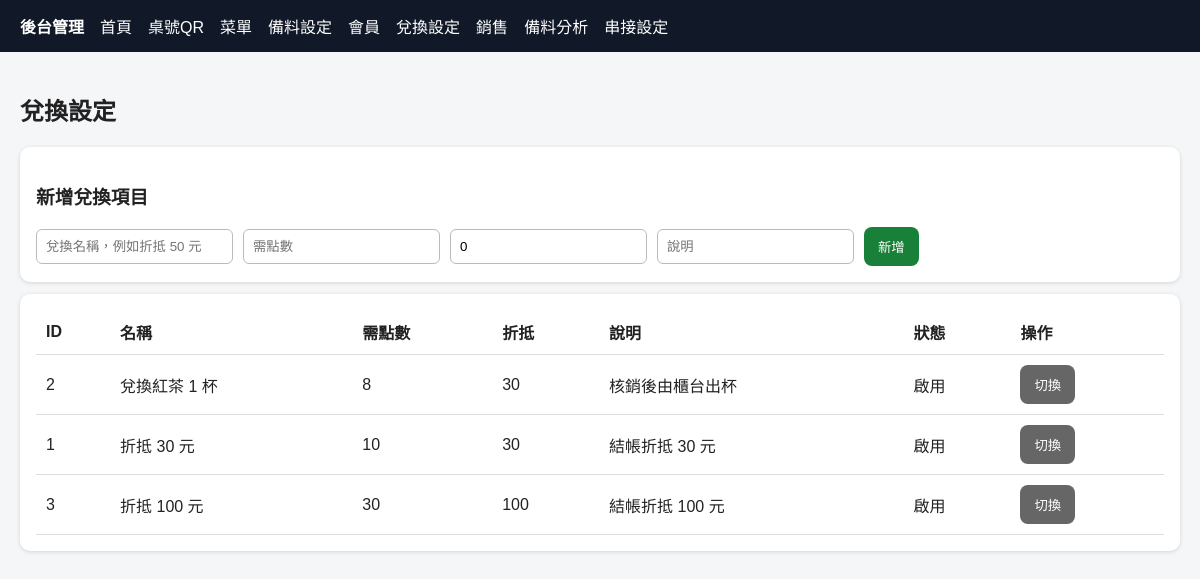
Page /rewards on the committed database.
### tables this page shows
CREATE TABLE reward_items (
            id INTEGER PRIMARY KEY AUTOINCREMENT,
            name TEXT NOT NULL,
            points_cost INTEGER NOT NULL,
            discount_amount INTEGER NOT NULL DEFAULT 0,
            enabled INTEGER NOT NULL DEFAULT 1,
            description TEXT DEFAULT ''
        );

### app.py (the view)
@app.get('/rewards', response_class=HTMLResponse)
def rewards_page(request:Request):
    rewards = rows('select * from reward_items order by enabled desc, points_cost, id')
    return templates.TemplateResponse(request, 'rewards.html', {'rewards':rewards})

### templates/rewards.html
{% extends 'base_admin.html' %}{% block body %}<h2>兌換設定</h2><form class="card" method="post" action="/rewards/add"><h3>新增兌換項目</h3><div class="form-row"><input name="name" placeholder="兌換名稱，例如折抵 50 元" required><input name="points_cost" type="number" placeholder="需點數" required><input name="discount_amount" type="number" placeholder="折抵金額，可 0" value="0"><input name="description" placeholder="說明"><button class="btn green">新增</button></div></form><div class="card"><table><tr><th>ID</th><th>名稱</th><th>需點數</th><th>折抵</th><th>說明</th><th>狀態</th><th>操作</th></tr>{% for r in rewards %}<tr><td>{{r.id}}</td><td>{{r.name}}</td><td>{{r.points_cost}}</td><td>{{r.discount_amount}}</td><td>{{r.description}}</td><td>{{'啟用' if r.enabled else '停用'}}</td><td><form class="inline" method="post" action="/rewards/{{r.id}}/toggle"><button class="btn gray">切換</button></form></td></tr>{% endfor %}</table></div>{% endblock %}

### static/style.css (style rules this page uses)
body { font-family:Arial,'Microsoft JhengHei',sans-serif;margin:0;background:#f5f6f8;color:#222 }
.card { background:white;border-radius:10px;padding:16px;margin:12px 0;box-shadow:0 1px 4px #0002 }
.btn { border:0;border-radius:8px;padding:10px 14px;background:#1f6feb;color:white;cursor:pointer;text-decoration:none;display:inline-block }
.btn.gray { background:#666 }
.btn.green { background:#188038 }
table { width:100%;border-collapse:collapse;background:white }
th,td { border-bottom:1px solid #ddd;padding:10px;text-align:left }
input,select { padding:9px;border:1px solid #bbb;border-radius:6px;max-width:100% }
.inline { display:inline }
.form-row { display:flex;gap:10px;flex-wrap:wrap;align-items:center }

### rows in the picture
reward_items: id "2", name "兌換紅茶 1 杯", points_cost "8", discount_amount "30", description "核銷後由櫃台出杯", enabled "啟用"
reward_items: id "1", name "折抵 30 元", points_cost "10", discount_amount "30", description "結帳折抵 30 元", enabled "啟用"
reward_items: id "3", name "折抵 100 元", points_cost "30", discount_amount "100", description "結帳折抵 100 元", enabled "啟用"
